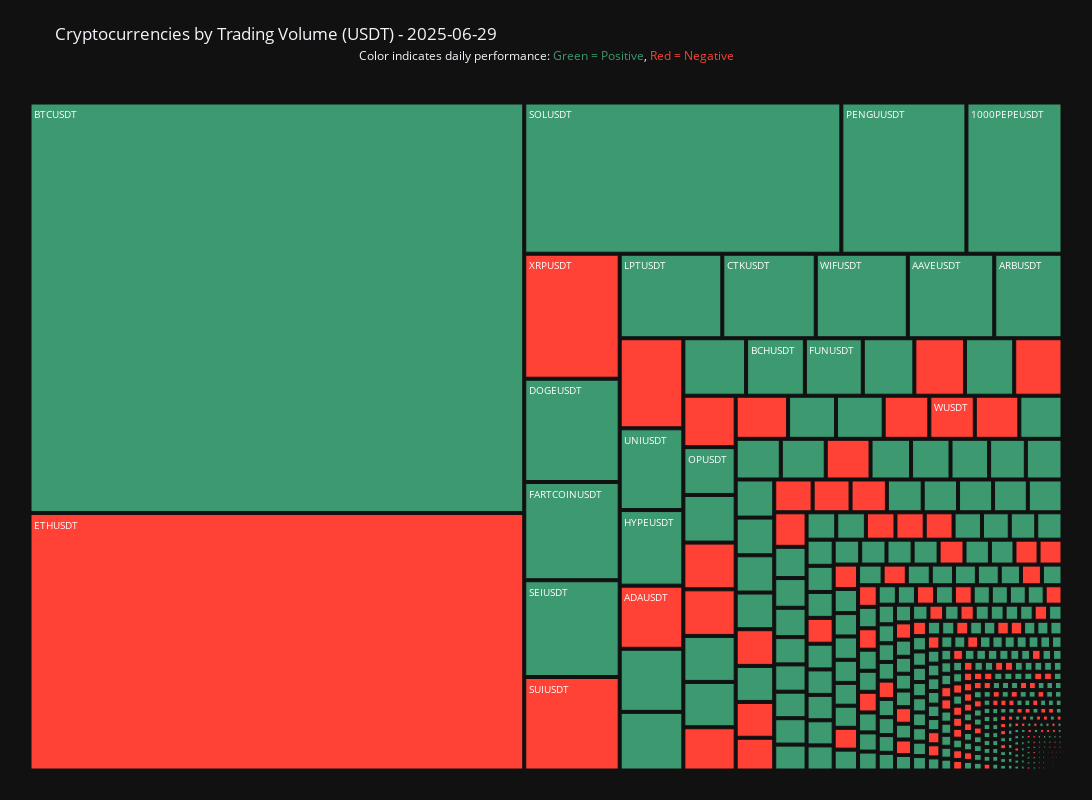

Here is the notebook cell this chart was saved with:
### Code cell
# Get yesterday's date
yesterday = datetime.now().date() - timedelta(days=1)

# Prepare yesterday's data
treemap_data = []
for symbol in returns_data.keys():
    # Find yesterday's index in date_list
    if yesterday in date_list:
        idx = date_list.index(yesterday)
        daily_return = returns_data[symbol][idx] if idx < len(returns_data[symbol]) else 0
        daily_volume = volume_data.get(symbol, [0]*7)[idx] if idx < len(volume_data.get(symbol, [])) else 0
        
        treemap_data.append({
            'Symbol': symbol,
            'USDT Volume': daily_volume,
            'Daily Return': daily_return,
            'Performance': 'Positive' if daily_return >= 0 else 'Negative'
        })

treemap_df = pd.DataFrame(treemap_data)

# Create the treemap
fig_volume = px.treemap(
    treemap_df,
    path=['Symbol'],
    values='USDT Volume',
    title=f'Cryptocurrencies by Trading Volume (USDT) - {yesterday.strftime("%Y-%m-%d")}',
    color='Performance',
    color_discrete_map={'Positive':'#3D9970', 'Negative':'#FF4136'},
    hover_data=['Daily Return', 'USDT Volume'],
    width=1200,
    height=800
)

# Format hover template
fig_volume.update_traces(
    hovertemplate="<b>%{label}</b><br>" +
                 "Volume: $%{value:,.0f}<br>" +
                 "Daily Return: %{customdata[0]:.2f}%<extra></extra>"
)

# Customize layout
fig_volume.update_layout(
    template="plotly_dark",
    margin=dict(t=80, l=25, r=25, b=25),
    uniformtext=dict(minsize=10, mode='hide'),
    annotations=[
        dict(
            x=0.5, y=1.05,
            xref="paper", yref="paper",
            text="Color indicates daily performance: <span style='color:#3D9970'>Green = Positive</span>, <span style='color:#FF4136'>Red = Negative</span>",
            showarrow=False,
            font=dict(size=12)
        )
    ]
)

fig_volume.show()

### Figure 1 — Plotly figure (JSON) as saved in the notebook; plotly's stock layout.template omitted (floating-point values rounded to 4 significant figures; data arrays with more than 128 entries replaced by an {"elided": "..."} marker saying what was removed)
{"data": [{"branchvalues": "total", "customdata": {"elided": "437x3 mixed values"}, "domain": {"x": [0, 1], "y": [0, 1]}, "hovertemplate": "<b>%{label}</b><br>Volume: $%{value:,.0f}<br>Daily Return: %{customdata[0]:.2f}%<extra></extra>", "ids": {"elided": "437 str values"}, "labels": {"elided": "437 str values"}, "marker": {"colors": {"elided": "437 str values"}}, "name": "", "parents": {"elided": "437 str values"}, "type": "treemap", "values": {"elided": "437 float values"}}], "layout": {"annotations": [{"font": {"size": 12}, "showarrow": false, "text": "Color indicates daily performance: <span style='color:#3D9970'>Green = Positive</span>, <span style='color:#FF4136'>Red = Negative</span>", "x": 0.5, "xref": "paper", "y": 1.05, "yref": "paper"}], "height": 800, "legend": {"tracegroupgap": 0}, "margin": {"b": 25, "l": 25, "r": 25, "t": 80}, "title": {"text": "Cryptocurrencies by Trading Volume (USDT) - 2025-06-29"}, "uniformtext": {"minsize": 10, "mode": "hide"}, "width": 1200}}
